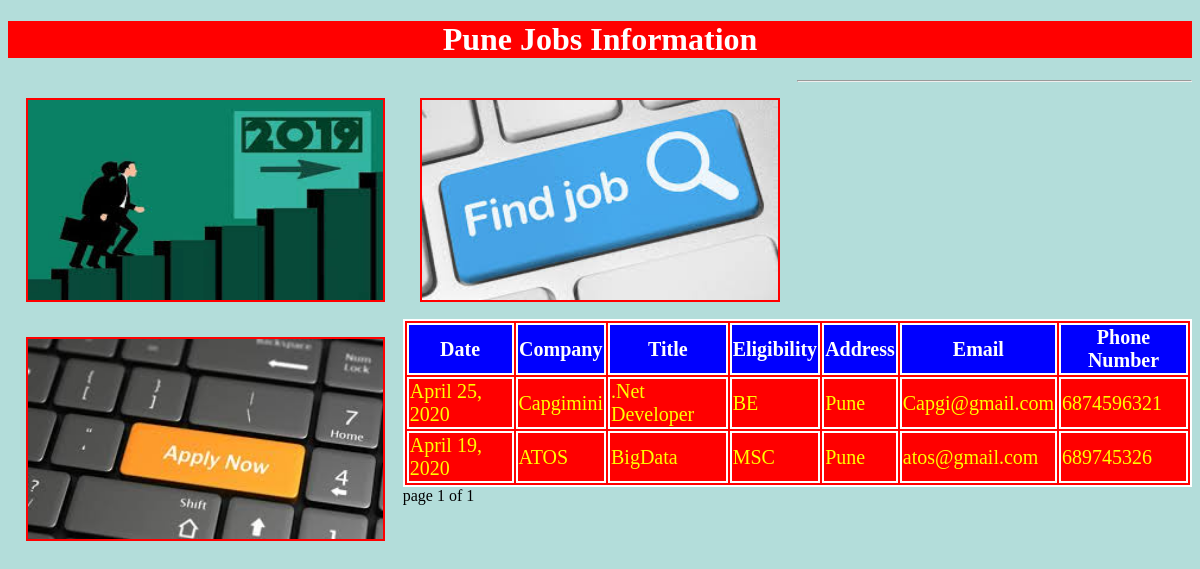
Page /punejobs/ on the committed database.
### testapp/models.py (models this page shows)
class punejobs(models.Model):
    date=models.DateField()
    company=models.CharField(max_length=100)
    title=models.CharField(max_length=100)
    address=models.CharField(max_length=100)
    eligiblity=models.CharField(max_length=100)
    email=models.EmailField()
    phonenumber=models.IntegerField()

### testapp/views.py (the view)
# urls.py: path('punejobs/',views.punejobs1),
def punejobs1(request):
    jobs_list = punejobs.objects.order_by('-date')
    paginator = Paginator(jobs_list, 25)
    page_number = request.GET.get('page')
    try:
        jobs_list = paginator.page(page_number)
    except PageNotAnInteger:
        jobs_list = paginator.page(1)
    except EmptyPage:
        jobs_list = paginator.page(paginator.num_pages)
    return render(request, 'testapp/punejobs.html', {'jobs_list': jobs_list})

### templates/testapp/punejobs.html (shortened to what this page needs)
<!DOCTYPE html>
{%load staticfiles%}
<html lang="en">
<head>
      <link rel="stylesheet" href="{% static 'css/demodjproject.css' %}">
</head>
<body>
 <h1>Pune Jobs Information</h1>
 <img src="{%static "images/download1.jpg"%}" alt="">
 <img src="{%static "images/download2.jpg"%}" alt="">
 <img src="{%static "images/download3.jpg"%}" alt="">
<hr>
 {% if jobs_list %}
 <table id='tab'>
     <thead>
     <th>Date</th>
     <th>Company</th>
     <th>Title</th>
     <th>Eligibility</th>
     <th>Address</th>
     <th>Email</th>
     <th>Phone Number</th>
     </thead>
     {%for job in jobs_list %}
     <tr>
         <td>{{job.date}}</td>
         <td>{{job.company}}</td>
         <td>{{job.title}}</td>
         <td>{{job.eligiblity}}</td>
         <td>{{job.address}}</td>
         <td>{{job.email}}</td>
         <td>{{job.phonenumber}}</td>
     </tr>
     {% endfor %}
 </table>
 {%include 'testapp/pagination.html' with page=jobs_list%}
 {%else %}
 <p>No Jobs Found in Pune</p>
 {% endif %}
</body>
</html>

### static/css/demodjproject.css (style rules this page uses)
body { background:#B3DDDA; }
img { height: 200px; width:30%; float:left; margin:1.5%; border:2px solid red; }
h1 { color:white; text-align: center; background:red; }
table,thead,th,tr,td { color:yellow; border:2px solid white; font-size: 20px; margin:auto; background:red; }
thead,th { color:white; border:2px solid white; font-size: 20px; margin:auto; background:blue; }

### rows in the picture
punejobs: date "April 25, 2020", company "Capgimini", title ".Net Developer", eligiblity "BE", address "Pune", email "Capgi@gmail.com", phonenumber "6874596321"
punejobs: date "April 19, 2020", company "ATOS", title "BigData", eligiblity "MSC", address "Pune", email "atos@gmail.com", phonenumber "689745326"

### other values in the picture
{{ page.number }} "1"
{{ page.paginator.num_pages }} "1"
